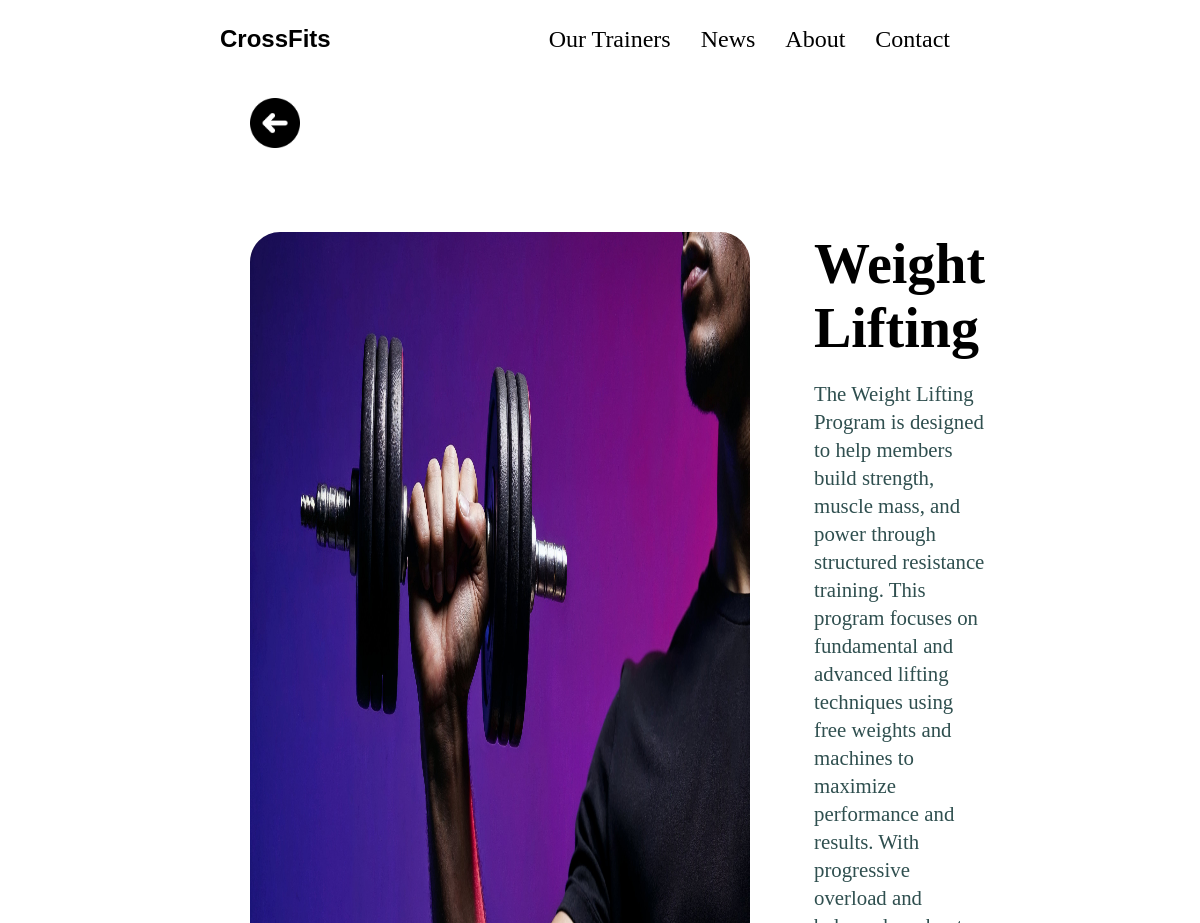
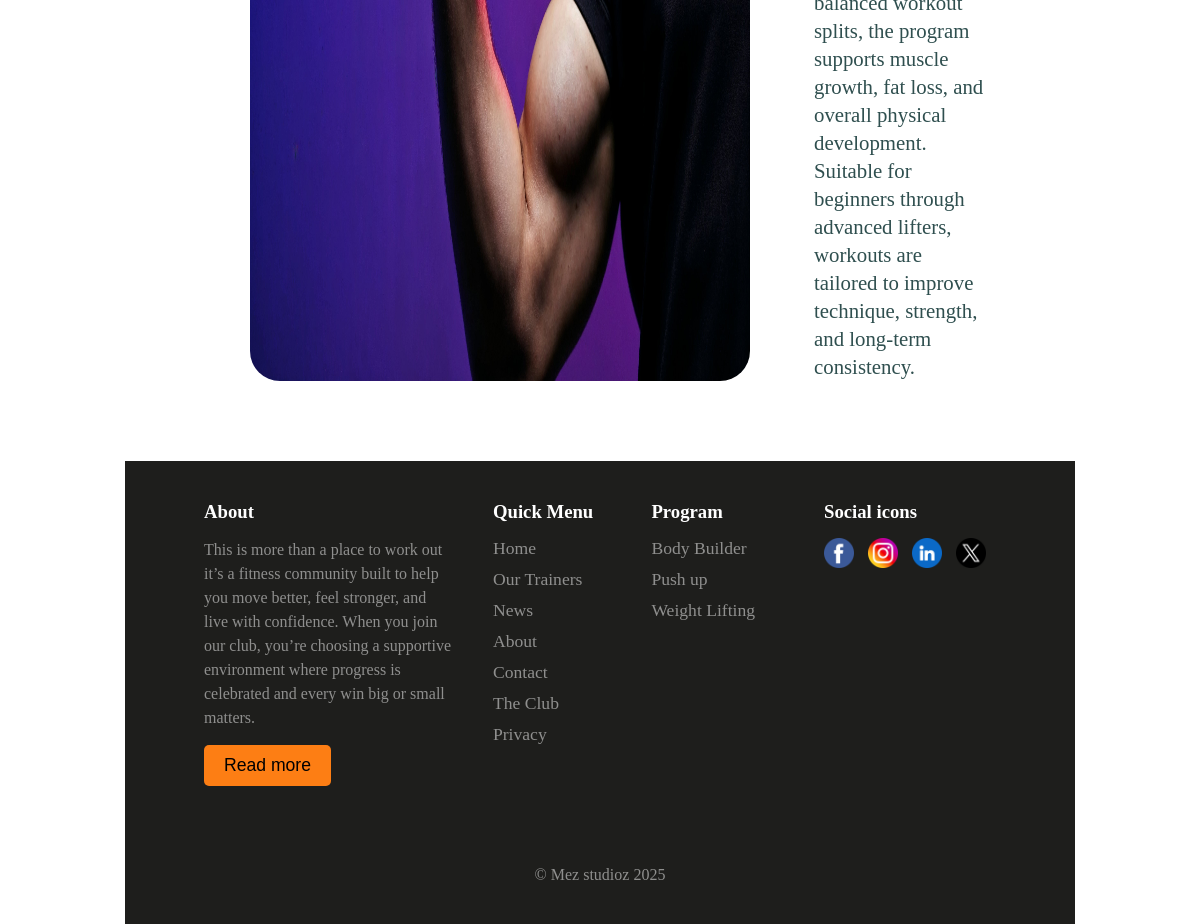
The page /program_detail/3 on the database its author committed (2 pictures, top to bottom).
### company/models.py (models this page shows, shortened)
class Programs(models.Model):
    title = models.CharField(max_length=20)
    description = models.TextField()
    image = models.ImageField(upload_to='uploads', blank=True, null=True)

class About(models.Model):
    description = models.TextField()

class SocialIcons(models.Model):
    title = models.CharField(max_length=20)
    image = models.ImageField(upload_to='uploads', blank=True, null=True)

### company/views.py (the view)
# urls.py: path('program_detail/<int:id>', program_detail, name='program_detail'),
def program_detail(request, id):
    context = {}
    program = Programs.objects.get(id=id)
    print(id)
    context['programs'] = programs
    context['social_icon'] = socials
    context['about_footer'] = footerabout
    context['program'] = program
    return render(request, 'program_details.html' , context= context)

### company/templates/program_details.html
{% extends "base.html" %} {% load static %}{% block content %}
<section>
  <section class="arrow">
    <a href="{% url 'home'%}"
      ><img src="{% static 'images/left-arrow.png'%}" alt="back" width="50px"
    /></a>
  </section>
  <section class="program_details">
    <img src="{{ program.image.url }}" alt="program-img" width="500px" />
    <section class="program-detail-info">
      <h4>{{program.title}}</h4>
      <p>{{program.description}}</p>
    </section>
  </section>
</section>
{%endblock%}

### templates/base.html (shortened to what this page needs)
{% load static%}
<!doctype html>
<html lang="en">
  <head>
    <link rel="stylesheet" href="{% static 'css/index.css'%}" />
  </head>
  <body>
    <main>
      <nav>
        <section>
          <a
            href="{% url 'home'%}"
            style="font-family: &quot;Arial&quot;; font-weight: 700"
            >CrossFits</a
          >
        </section>
        <section class="Nav-menu">
          <ul>
            <li><a href="{% url 'trainer'%}">Our Trainers</a></li>
            <li><a href="{% url 'news'%}">News</a></li>
            <li><a href="{% url 'about'%}">About</a></li>
            <li><a href="{% url 'contact'%}">Contact</a></li>
          </ul>
        </section>
      </nav>
      {% block content%} {% endblock%}
      <footer>
        <section>
          <h3>About</h3>
          <p>{{about_footer.description}}</p>
          <button><a href="{% url 'about'%}">Read more</a></button>
        </section>
        <section>
          <h3>Quick Menu</h3>
          <ul>
            <li><a href="{% url 'home'%}">Home</a></li>
            <li><a href="{% url 'trainer'%}">Our Trainers</a></li>
            <li><a href="{% url 'news'%}">News</a></li>
            <li><a href="{% url 'about'%}">About</a></li>
            <li><a href="{% url 'contact'%}">Contact</a></li>
            <li><a href="#">The Club</a></li>
            <li><a href="#">Privacy</a></li>
          </ul>
        </section>
        <section>
          <h3>Program</h3>
          <ul>
            {% for item in programs %}
            <li>
              <a href="{% url 'program_detail' item.id %}">{{item.title}}</a>
            </li>
            {% endfor%}
          </ul>
        </section>
        <section>
          <h3>Social icons</h3>
          {% for social in social_icon %}
          <img src="{{social.image.url}}" alt="{{social.title}}" width="30px" />
          {% endfor %}
        </section>
      </footer>
      <footer><p>&copy; Mez studioz 2025</p></footer>
    </main>
  </body>
</html>

### static/CSS/index.css (style rules this page uses)
* { padding: 0; margin: 0; box-sizing: border-box; list-style: none; text-decoration: none; }
main { margin: 0px 125px; background-color: white; }
nav { display: flex; justify-content: space-between; align-items: center; font-size: 1.5rem; margin: 0px 70px 20px 70px; padding: 25px; }
body { background-image: url("https://preview.colorlib.com/theme/crossfits/images/bg.jpg.webp"); background-attachment: fixed; background-repeat: no-repeat; background-size: cover; }
a { color: black; }
ul { display: flex; }
li { margin-right: 30px; }
footer h3 { color: white; margin-bottom: 15px; }
footer { background: #1e1e1c; color: rgba(255, 255, 255, 0.5); display: flex; padding: 40px; justify-content: space-evenly; }
footer section p { width: 250px; line-height: 24px; margin-bottom: 15px; }
footer section ul { flex-direction: column; }
footer section ul li { margin-bottom: 10px; }
footer section ul a { color: rgba(255, 255, 255, 0.5); font-size: 1.1rem; }
footer img { margin-right: 10px; cursor: pointer; }
footer section button { background-color: #fd7e14; border: none; padding: 10px 20px; color: white; font-size: 1.1rem; border-radius: 5px; cursor: pointer; }
.program_details { display: flex; margin: 0px 125px; padding: 80px 0px; }
.program_details img { border-radius: 30px; margin-right: 64px; }
.program-detail-info { display: flex; justify-content: center; align-items: start; flex-direction: column; }
.program-detail-info h4 { font-size: 3.5rem; margin-bottom: 20px; }
.program-detail-info p { font-size: 1.3rem; line-height: 28px; color: darkslategray; }
.arrow { margin: 0px 125px; }

### rows shown on the page
Programs: image (picture), title "Weight Lifting", description "The Weight Lifting Program is designed to help members build strength, muscle mass, and power through structured resistance training. This program focuses on fundamental and advanced lifting techniques using free weights and machines to maximize performance and results. With progressive overload and balanced workout splits, the program supports muscle growth, fat loss, and overall physical development. Suitable for beginners through advanced lifters, workouts are tailored to improve technique, strength, and long-term consistency."
About: description "This is more than a place to work out it’s a fitness community built to help you move better, feel stronger, and live with confidence. When you join our club, you’re choosing a supportive environment where progress is celebrated and every win big or small matters."
Programs: title "Body Builder"
Programs: title "Push up"
SocialIcons: image (picture)
SocialIcons: image (picture)
SocialIcons: image (picture)
SocialIcons: image (picture)
